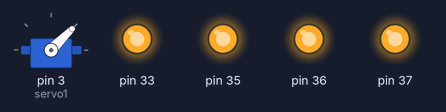
Bench run of a program on a simulated Raspberry Pi (header pin numbers). Parts: servo, output pins drawn as LEDs (lit = HIGH). Sound played through the audio output is not drawn and takes no time; servo angles are drawn from the pulse width (0.5 ms = 0°, 2.5 ms = 180°); speech is not drawn; the words are listed on the console. At 0.0 s the program stops and its outputs stay as they are.

Above: at 0.1 s.
Timing chart, 0 to 1.5 s (numbered marks = the images above):
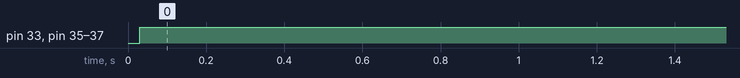

Measured:
- by itself, pin 33, pin 35–37: LOW → HIGH at 0.03 s

The program:

todoon.py
```python
import RPi.GPIO as gpio
import os

gpio.setmode(gpio.BOARD)
gpio.setwarnings(False)

mytext='encendiendo todo '
os.system("pico2wave -l es-ES -w L.wav \""+mytext+"\"")
os.system("aplay L.wav")

gpio.setup(33,gpio.OUT)
gpio.output(33,True)

gpio.setup(35,gpio.OUT)
gpio.output(35,True)

gpio.setup(36,gpio.OUT)
gpio.output(36,True)

gpio.setup(37,gpio.OUT)
gpio.output(37,True)

gpio.setup(3, gpio.OUT)
servo1= gpio.PWM(3, 100)

servo1.start(10)
dutyCycle = ((float(90) * 0.01) + 0.5) * 10
servo1.ChangeDutyCycle(dutyCycle)
```
